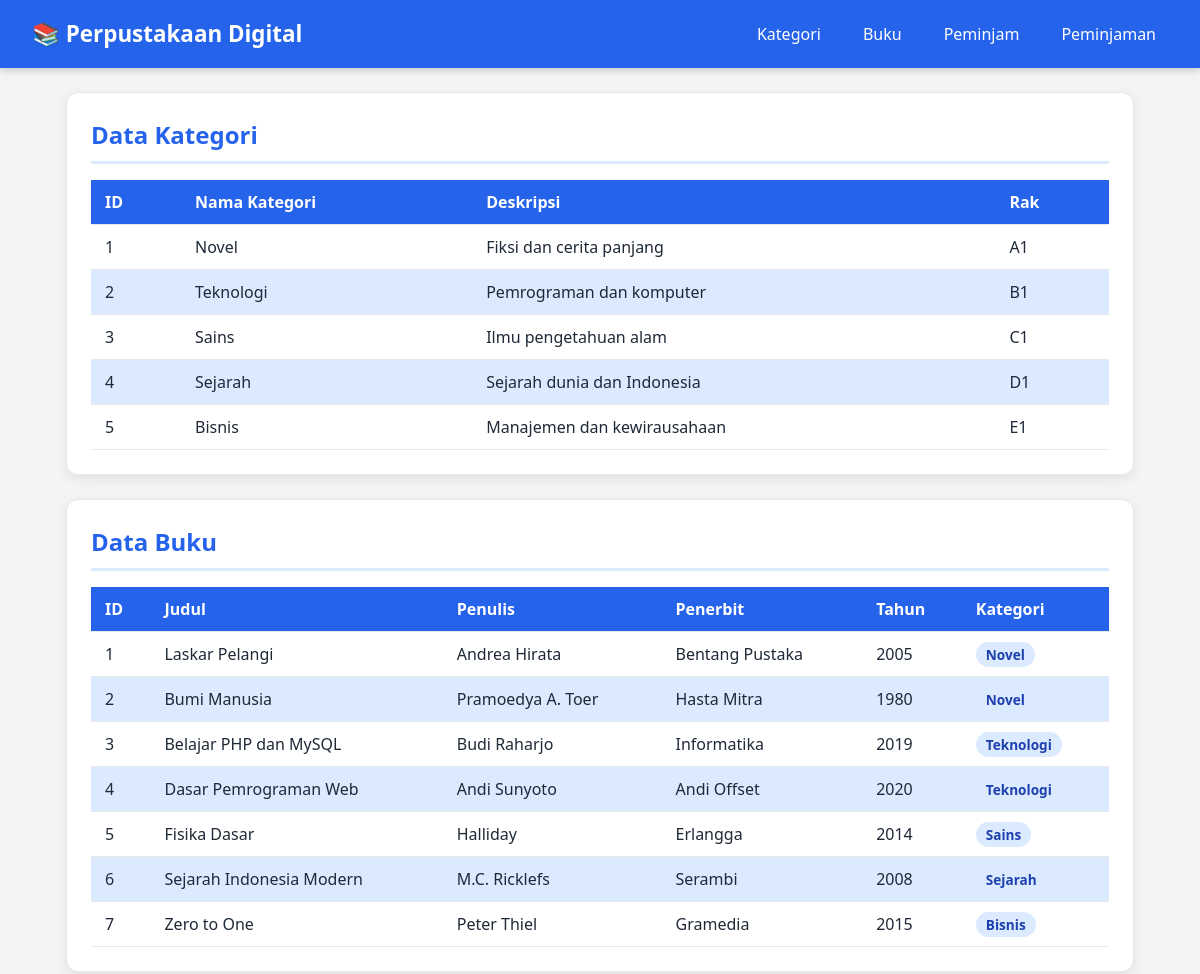
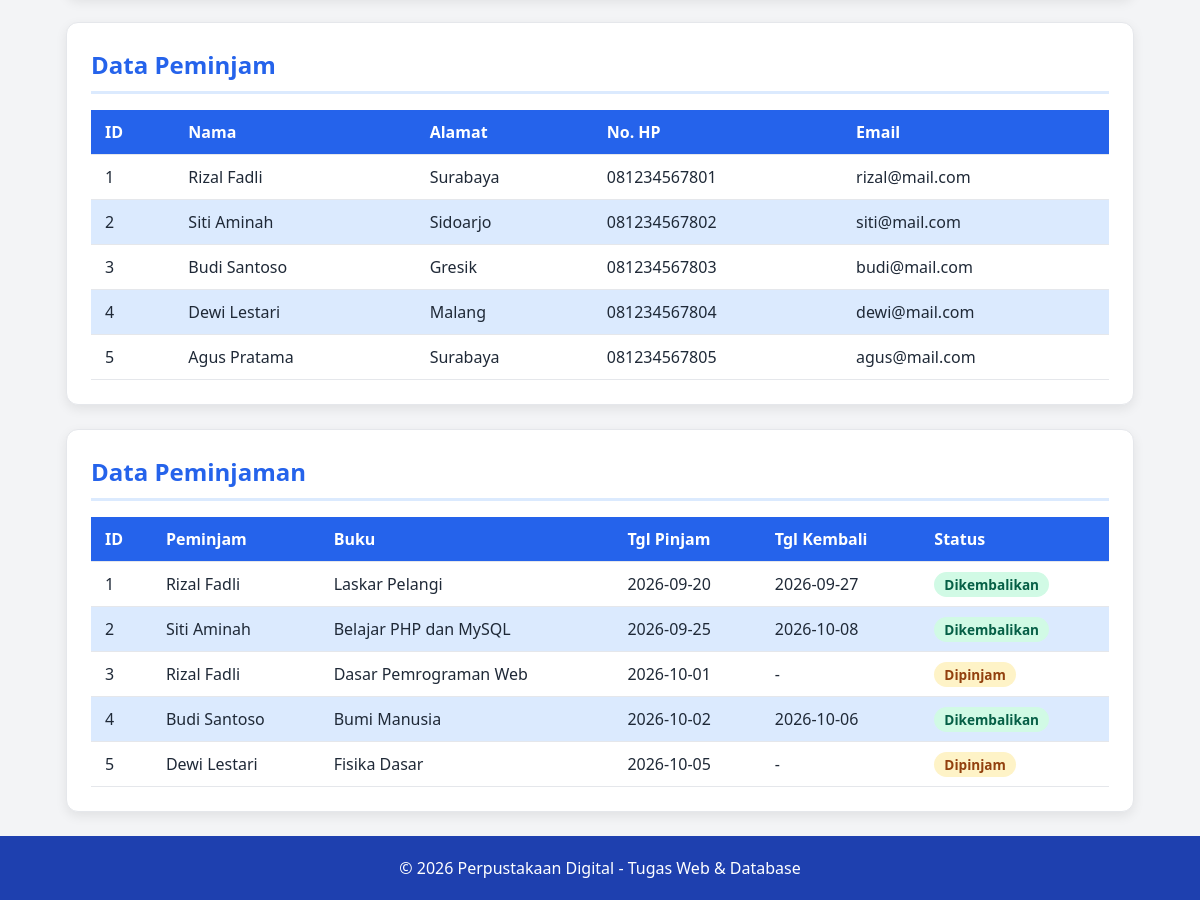
The page / on the database its author committed (2 pictures, top to bottom).
### tables this page shows
CREATE TABLE kategori (
    id_kategori   INT AUTO_INCREMENT PRIMARY KEY,
    nama_kategori VARCHAR(50)  NOT NULL,
    deskripsi     VARCHAR(150),
    rak           VARCHAR(10)
);

CREATE TABLE buku (
    id_buku      INT AUTO_INCREMENT PRIMARY KEY,
    id_kategori  INT NOT NULL,
    judul        VARCHAR(100) NOT NULL,
    penulis      VARCHAR(80)  NOT NULL,
    penerbit     VARCHAR(80),
    tahun_terbit YEAR,
    CONSTRAINT fk_buku_kategori FOREIGN KEY (id_kategori)
        REFERENCES kategori(id_kategori)
        ON UPDATE CASCADE ON DELETE RESTRICT
);

CREATE TABLE peminjam (
    id_peminjam INT AUTO_INCREMENT PRIMARY KEY,
    nama        VARCHAR(80) NOT NULL,
    alamat      VARCHAR(150),
    no_hp       VARCHAR(15),
    email       VARCHAR(80)
);

CREATE TABLE peminjaman (
    id_peminjaman   INT AUTO_INCREMENT PRIMARY KEY,
    id_buku         INT NOT NULL,
    id_peminjam     INT NOT NULL,
    tanggal_pinjam  DATE NOT NULL,
    tanggal_kembali DATE,
    status          ENUM('Dipinjam','Dikembalikan') DEFAULT 'Dipinjam',
    CONSTRAINT fk_pinjam_buku FOREIGN KEY (id_buku)
        REFERENCES buku(id_buku) ON UPDATE CASCADE ON DELETE RESTRICT,
    CONSTRAINT fk_pinjam_peminjam FOREIGN KEY (id_peminjam)
        REFERENCES peminjam(id_peminjam) ON UPDATE CASCADE ON DELETE RESTRICT
);

### index.php (the view, shortened to what this page needs)
<?php
require_once __DIR__ . '/services/config.php';
$q_kategori = mysqli_query($conn, "SELECT * FROM kategori ORDER BY id_kategori");
$q_buku = mysqli_query($conn, "
    SELECT b.id_buku, b.judul, b.penulis, b.penerbit, b.tahun_terbit, k.nama_kategori
    FROM buku b
    JOIN kategori k ON b.id_kategori = k.id_kategori
    ORDER BY b.id_buku
");
$q_pinjam = mysqli_query($conn, "
    SELECT p.id_peminjaman, pm.nama, b.judul, p.tanggal_pinjam, p.tanggal_kembali, p.status
    FROM peminjaman p
    JOIN peminjam pm ON p.id_peminjam = pm.id_peminjam
    JOIN buku b      ON p.id_buku = b.id_buku
    ORDER BY p.id_peminjaman
");
$q_peminjam = mysqli_query($conn, "SELECT * FROM peminjam ORDER BY id_peminjam");
?>
<!DOCTYPE html>
<html lang="id">
<head>
    <link rel="stylesheet" href="css/style.css">
</head>
<body>
<header class="navbar">
    <h1>📚 Perpustakaan Digital</h1>
    <nav>
        <a href="#kategori">Kategori</a>
        <a href="#buku">Buku</a>
        <a href="#peminjam">Peminjam</a>
        <a href="#peminjaman">Peminjaman</a>
    </nav>
</header>
<main class="container">
    <section class="card" id="kategori">
        <h2>Data Kategori</h2>
        <div class="table-wrap">
        <table>
            <thead>
                <tr><th>ID</th><th>Nama Kategori</th><th>Deskripsi</th><th>Rak</th></tr>
            </thead>
            <tbody>
            <?php while ($row = mysqli_fetch_assoc($q_kategori)) : ?>
                <tr>
                    <td><?= $row['id_kategori'] ?></td>
                    <td><?= htmlspecialchars($row['nama_kategori']) ?></td>
                    <td><?= htmlspecialchars($row['deskripsi']) ?></td>
                    <td><?= htmlspecialchars($row['rak']) ?></td>
                </tr>
            <?php endwhile; ?>
            </tbody>
        </table>
        </div>
    </section>
    <section class="card" id="buku">
        <h2>Data Buku</h2>
        <div class="table-wrap">
        <table>
            <thead>
                <tr><th>ID</th><th>Judul</th><th>Penulis</th><th>Penerbit</th><th>Tahun</th><th>Kategori</th></tr>
            </thead>
            <tbody>
            <?php while ($row = mysqli_fetch_assoc($q_buku)) : ?>
                <tr>
                    <td><?= $row['id_buku'] ?></td>
                    <td><?= htmlspecialchars($row['judul']) ?></td>
                    <td><?= htmlspecialchars($row['penulis']) ?></td>
                    <td><?= htmlspecialchars($row['penerbit']) ?></td>
                    <td><?= $row['tahun_terbit'] ?></td>
                    <td><span class="badge"><?= htmlspecialchars($row['nama_kategori']) ?></span></td>
                </tr>
            <?php endwhile; ?>
            </tbody>
        </table>
        </div>
    </section>
    <section class="card" id="peminjam">
        <h2>Data Peminjam</h2>
        <div class="table-wrap">
        <table>
            <thead>
                <tr><th>ID</th><th>Nama</th><th>Alamat</th><th>No. HP</th><th>Email</th></tr>
            </thead>
            <tbody>
            <?php while ($row = mysqli_fetch_assoc($q_peminjam)) : ?>
                <tr>
                    <td><?= $row['id_peminjam'] ?></td>
                    <td><?= htmlspecialchars($row['nama']) ?></td>
                    <td><?= htmlspecialchars($row['alamat']) ?></td>
                    <td><?= htmlspecialchars($row['no_hp']) ?></td>
                    <td><?= htmlspecialchars($row['email']) ?></td>
                </tr>
            <?php endwhile; ?>
            </tbody>
        </table>
        </div>
    </section>
    <section class="card" id="peminjaman">
        <h2>Data Peminjaman</h2>
        <div class="table-wrap">
        <table>
            <thead>
                <tr><th>ID</th><th>Peminjam</th><th>Buku</th><th>Tgl Pinjam</th><th>Tgl Kembali</th><th>Status</th></tr>
            </thead>
            <tbody>
            <?php while ($row = mysqli_fetch_assoc($q_pinjam)) : ?>
                <tr>
                    <td><?= $row['id_peminjaman'] ?></td>
                    <td><?= htmlspecialchars($row['nama']) ?></td>
                    <td><?= htmlspecialchars($row['judul']) ?></td>
                    <td><?= $row['tanggal_pinjam'] ?></td>
                    <td><?= $row['tanggal_kembali'] ?? '-' ?></td>
                    <td>
                        <span class="status <?= $row['status'] == 'Dipinjam' ? 'pinjam' : 'kembali' ?>">
                            <?= $row['status'] ?>
                        </span>
                    </td>
                </tr>
            <?php endwhile; ?>
            </tbody>
        </table>
        </div>
    </section>
</main>
<footer class="footer">
    <p>&copy; <?= date('Y') ?> Perpustakaan Digital - Tugas Web & Database</p>
</footer>
</body>
</html>

### css/style.css (style rules this page uses)
:root { --brand: #2563eb; --brand-dark: #1e40af; --brand-light: #dbeafe; --text: #1f2937; --bg: #f3f4f6; }
* { box-sizing: border-box; margin: 0; padding: 0; }
body { font-family: 'Segoe UI', Arial, sans-serif; background: var(--bg); color: var(--text); line-height: 1.5; }
.navbar { display: flex; justify-content: space-between; align-items: center; flex-wrap: wrap; gap: 10px; background: var(--brand); color: #fff; padding: 16px 32px; position: sticky; top: 0; box-shadow: 0 2px 8px rgba(0,0,0,.2); }
.navbar h1 { font-size: 1.4rem; }
.navbar nav { display: flex; gap: 18px; flex-wrap: wrap; }
.navbar nav a { color: #fff; text-decoration: none; font-weight: 500; padding: 6px 12px; border-radius: 6px; transition: background .2s; }
.container { max-width: 1100px; margin: 24px auto; padding: 0 16px; display: flex; flex-direction: column; gap: 24px; }
.card { background: #fff; padding: 24px; border: 1px solid #e5e7eb; border-radius: 12px; box-shadow: 0 4px 12px rgba(0,0,0,.08); }
.card h2 { color: var(--brand); margin-bottom: 16px; padding-bottom: 8px; border-bottom: 3px solid var(--brand-light); }
.table-wrap { overflow-x: auto; }
table { width: 100%; border-collapse: collapse; min-width: 500px; }
th, td { padding: 10px 14px; text-align: left; border-bottom: 1px solid #e5e7eb; }
thead th { background: var(--brand); color: #fff; }
tbody tr:nth-child(even) { background: var(--brand-light); }
.badge { background: var(--brand-light); color: var(--brand-dark); padding: 3px 10px; border-radius: 20px; font-size: .85rem; font-weight: 600; }
.status { padding: 3px 10px; border-radius: 20px; font-size: .85rem; font-weight: 600; }
.status.pinjam { background: #fef3c7; color: #92400e; }
.status.kembali { background: #d1fae5; color: #065f46; }
.footer { text-align: center; padding: 20px; margin-top: 24px; background: var(--brand-dark); color: #fff; }

### rows shown on the page
kategori: id_kategori "1", nama_kategori "Novel", deskripsi "Fiksi dan cerita panjang", rak "A1"
kategori: id_kategori "2", nama_kategori "Teknologi", deskripsi "Pemrograman dan komputer", rak "B1"
kategori: id_kategori "3", nama_kategori "Sains", deskripsi "Ilmu pengetahuan alam", rak "C1"
kategori: id_kategori "4", nama_kategori "Sejarah", deskripsi "Sejarah dunia dan Indonesia", rak "D1"
kategori: id_kategori "5", nama_kategori "Bisnis", deskripsi "Manajemen dan kewirausahaan", rak "E1"
buku: id_buku "1", judul "Laskar Pelangi", penulis "Andrea Hirata", penerbit "Bentang Pustaka", tahun_terbit "2005", id_kategori.nama_kategori "Novel"
buku: id_buku "2", judul "Bumi Manusia", penulis "Pramoedya A. Toer", penerbit "Hasta Mitra", tahun_terbit "1980", id_kategori.nama_kategori "Novel"
buku: id_buku "3", judul "Belajar PHP dan MySQL", penulis "Budi Raharjo", penerbit "Informatika", tahun_terbit "2019", id_kategori.nama_kategori "Teknologi"
buku: id_buku "4", judul "Dasar Pemrograman Web", penulis "Andi Sunyoto", penerbit "Andi Offset", tahun_terbit "2020", id_kategori.nama_kategori "Teknologi"
buku: id_buku "5", judul "Fisika Dasar", penulis "Halliday", penerbit "Erlangga", tahun_terbit "2014", id_kategori.nama_kategori "Sains"
buku: id_buku "6", judul "Sejarah Indonesia Modern", penulis "M.C. Ricklefs", penerbit "Serambi", tahun_terbit "2008", id_kategori.nama_kategori "Sejarah"
buku: id_buku "7", judul "Zero to One", penulis "Peter Thiel", penerbit "Gramedia", tahun_terbit "2015", id_kategori.nama_kategori "Bisnis"
peminjam: id_peminjam "1", nama "Rizal Fadli", alamat "Surabaya", no_hp "081234567801", email "rizal@mail.com"
peminjam: id_peminjam "2", nama "Siti Aminah", alamat "Sidoarjo", no_hp "081234567802", email "siti@mail.com"
peminjam: id_peminjam "3", nama "Budi Santoso", alamat "Gresik", no_hp "081234567803", email "budi@mail.com"
peminjam: id_peminjam "4", nama "Dewi Lestari", alamat "Malang", no_hp "081234567804", email "dewi@mail.com"
peminjam: id_peminjam "5", nama "Agus Pratama", alamat "Surabaya", no_hp "081234567805", email "agus@mail.com"
peminjaman: id_peminjaman "1", id_peminjam.nama "Rizal Fadli", id_buku.judul "Laskar Pelangi", tanggal_pinjam "2026-09-20", tanggal_kembali "2026-09-27", status "Dikembalikan"
peminjaman: id_peminjaman "2", id_peminjam.nama "Siti Aminah", id_buku.judul "Belajar PHP dan MySQL", tanggal_pinjam "2026-09-25", tanggal_kembali "2026-10-08", status "Dikembalikan"
peminjaman: id_peminjaman "3", id_peminjam.nama "Rizal Fadli", id_buku.judul "Dasar Pemrograman Web", tanggal_pinjam "2026-10-01", tanggal_kembali "-", status "Dipinjam"
peminjaman: id_peminjaman "4", id_peminjam.nama "Budi Santoso", id_buku.judul "Bumi Manusia", tanggal_pinjam "2026-10-02", tanggal_kembali "2026-10-06", status "Dikembalikan"
peminjaman: id_peminjaman "5", id_peminjam.nama "Dewi Lestari", id_buku.judul "Fisika Dasar", tanggal_pinjam "2026-10-05", tanggal_kembali "-", status "Dipinjam"
